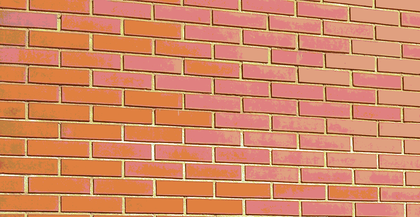
%> input picture Guiao10/Parede_8bit.bmp, 420 x 217 px, shrunk from 1391 x 720 before the run
$ octave Ex1.m   (GNU Octave 9; MATLAB toolbox functions it lacks are replaced by stand-ins)
%> lines starting %> are read from the running program, lines starting %| are printed output that depends on the picture
### Guiao10/Save8bitImage.m
function [] = Save8bitImage (Filename,Image)

file = fopen(Filename,'w+');

[N,M] = size(Image);
N = uint16(N);
M = uint16(M);
fwrite(file,N,"uint16");
fwrite(file,M,"uint16");
fwrite(file,Image,"uint8");

fclose(file);
end

### Guiao10/EncodeImage_RLE.m
function Stream = EncodeImage_RLE(Image)
count_coluna = 1;
count_linha = 1;
primeiro_elemento = Image(1,1);
primeiro = 1;
count_igual=1;

Stream = [];
for linha = 1:height(Image)
    for i=1:length(Image)
        if(primeiro==1)
            primeiro = 0;
        else
            if(primeiro_elemento==Image(linha,i))
                count_igual = count_igual + 1;
            else
                Stream(end+1) = primeiro_elemento;
                Stream(end+1) = count_igual;
                primeiro_elemento = Image(linha,i);
                count_igual = 1;
            end
        end

    end
    count_linha = count_linha + 1;
end
Stream(end+1) = primeiro_elemento;
Stream(end+1) = count_igual;
end

### Guiao10/DecodeImage_RLE.m
function Image = DecodeImage_RLE(N,M,Stream)
    Image = zeros(N,M);
    count_linha = 1;
    count_coluna = 1;

    for valor=1:2:length(Stream)
        quantidade = valor + 1;
        for i = 1:Stream(1,quantidade)
            Image(count_linha,count_coluna) = Stream(1,valor);
            count_coluna = count_coluna + 1;
            if(count_coluna>M)
                count_linha = count_linha + 1;
                count_coluna = 1;
            end
        end
        fprintf("%d index : %d valor\n",valor,Stream(1,valor))
    end
end

### Guiao10/Load8bitImage.m
function [N,M,Im] = Load8bitImage(Filename)
file = fopen(Filename,'r');
N = fread(file,1,"uint16");
M = fread(file,1,"uint16");
Im = fread(file,[N,M],"uint8");

fclose(file);

end

### Guiao10/Ex1.m
[Image,ColorMap] = imread("Parede_8bit.bmp");
%> Image is the input picture: size 217x420x3 uint8; mean R, G, B 212.3, 136.6, 100.6
%> ColorMap = []
figure(1);
image(Image);
colormap(ColorMap);
%> (this line was passed over: colormap is not available in this run)
Save8bitImage('ficheiro_teste.txt',Image)

[N,M,Im]=Load8bitImage('ficheiro_teste.txt');
figure(2);

Image_encode = EncodeImage_RLE(Image);
%> in EncodeImage_RLE, `primeiro_elemento = Image(1,1);`: primeiro_elemento = 222
%> after the loop in EncodeImage_RLE, `for linha = 1:height(Image)`: count_igual = 10; count_linha = 218; primeiro = 0; primeiro_elemento = 224
Image_decode = DecodeImage_RLE(N,M,Image_encode);
%> the loop in DecodeImage_RLE, `for valor=1:2:length(Stream)` made 46611 passes
%| 1 index : 222 valor
%| 3 index : 221 valor
%| 5 index : 216 valor
%| 7 index : 224 valor
%| 9 index : 223 valor
%| 11 index : 224 valor
%| 13 index : 223 valor
%| 15 index : 222 valor
%> (further printed lines are left out)
%> after the loop in DecodeImage_RLE, `for valor=1:2:length(Stream)`:
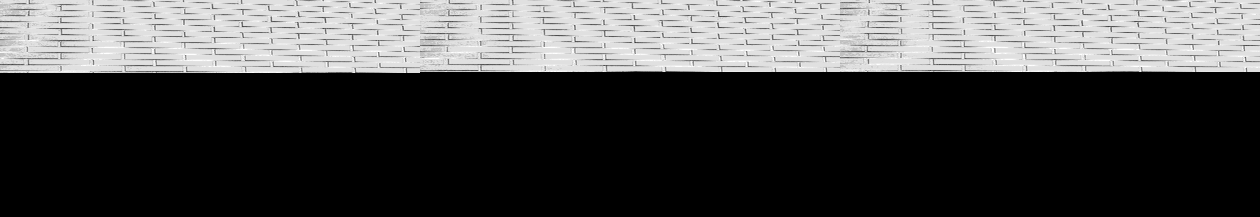
%> Image: size 217x1260 double; min 0, max 255, mean 70.8
%> after the loop in DecodeImage_RLE, `for valor=1:2:length(Stream)`: count_coluna = 421; count_linha = 73
image(Image_decode)
colormap(ColorMap)
%> (this line was passed over: colormap is not available in this run)
